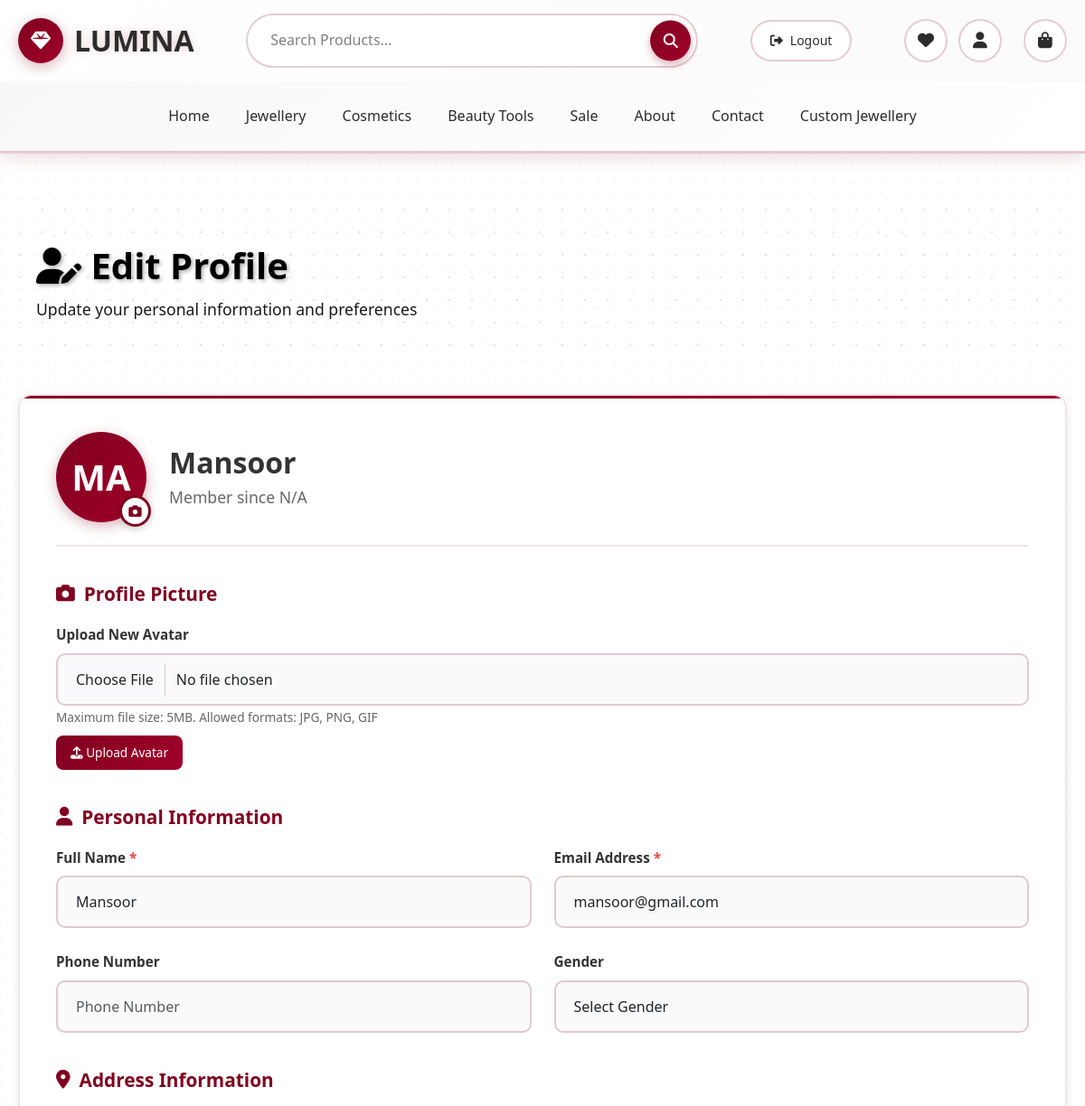
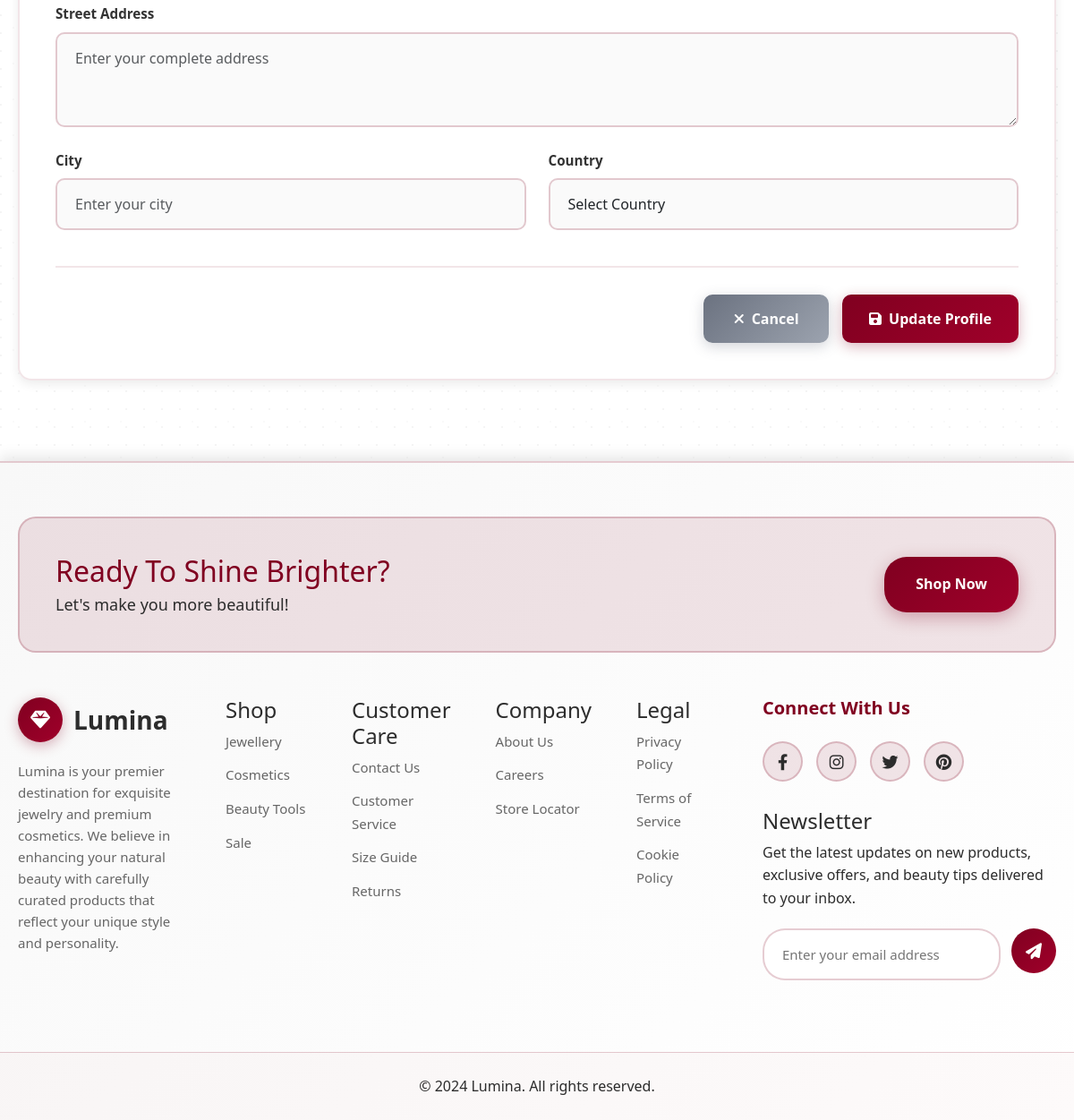
/account/edit_profile.php (signed in), run on the app's committed database (2 pictures, top to bottom).
### tables this page shows
CREATE TABLE `user_acc` (
  `id` int(255) NOT NULL,
  `avatar` varchar(300) NOT NULL,
  `name` varchar(255) NOT NULL,
  `email` varchar(255) NOT NULL,
  `phone` varchar(20) NOT NULL,
  `address` varchar(250) NOT NULL,
  `city` varchar(100) NOT NULL,
  `country` varchar(150) NOT NULL,
  `gender` varchar(100) NOT NULL,
  `password` varchar(225) NOT NULL
);

### account/edit_profile.php (the view, shortened to what this page needs)
<?php include '../includes/header.php'; ?>
<!DOCTYPE html>
<html lang="en">
<head>
  <link rel="stylesheet" href="https://cdn.jsdelivr.net/npm/bootstrap-icons@1.11.1/font/bootstrap-icons.css">
  <link href="https://cdnjs.cloudflare.com/ajax/libs/font-awesome/6.4.0/css/all.min.css" rel="stylesheet">
</head>
<body>
<div class="edit-wrapper">
  <div class="container">
    <?php
    include '../includes/connection.php';
    if (isset($_SESSION['user_id'])) {
      $user_id = $_SESSION['user_id'];
      $user_query = "SELECT * FROM user_acc WHERE id='$user_id'";
      $user_result = mysqli_query($conn, $user_query);
      $user_data = mysqli_fetch_assoc($user_result);
      if ($user_data) {
        echo '<div class="page-header">
                <div class="container">
                  <h1><i class="fas fa-user-edit"></i> Edit Profile</h1>
                  <p>Update your personal information and preferences</p>
                </div>
              </div>';
        ?>
        <div class='edit-card'>
          <div class='profile-header'>
            <div class='profile-avatar'>
              <?php
              if (isset($user_data['avatar']) && !empty($user_data['avatar']) && file_exists('../' . $user_data['avatar'])): ?>
                <img src="../<?php echo htmlspecialchars($user_data['avatar']); ?>" alt="Profile Avatar">
              <?php else: ?>
                <?php echo strtoupper(substr($user_data['name'], 0, 2)); ?>
              <?php endif; ?>
              <div class='avatar-upload'>
                <i class="fas fa-camera"></i>
              </div>
            </div>
            <div class='profile-info'>
              <h2><?php echo htmlspecialchars($user_data['name']); ?></h2>
              <p>Member since <?php echo isset($user_data['created_at']) ? date('F Y', strtotime($user_data['created_at'])) : 'N/A'; ?></p>
            </div>
          </div>
          <form method="POST" enctype="multipart/form-data" class="avatar-form">
            <div class="form-section">
              <h3 class="section-title">
                <i class="fas fa-camera"></i> Profile Picture
              </h3>
              <div class="form-row">
                <div class="form-group">
                  <label for="avatar">Upload New Avatar</label>
                  <input type="file" id="avatar" name="avatar" class="form-control" accept="image/*" required>
                  <small style="color: #666; font-size: 0.85rem;">Maximum file size: 5MB. Allowed formats: JPG, PNG, GIF</small>
                  <br>
                  <button type="submit" name="upload_avatar" class="upload-btn">
                    <i class="fas fa-upload"></i> Upload Avatar
                  </button>
                </div>
              </div>
            </div>
          </form>
          <form method="POST" id="profileForm">
            <div class="form-section">
              <h3 class="section-title">
                <i class="fas fa-user"></i> Personal Information
              </h3>
              <div class="form-row">
                <div class="form-group">
                  <label for="name">Full Name <span class="required">*</span></label>
                  <input type="text" id="name" name="name" class="form-control"
                         value="<?php echo htmlspecialchars($user_data['name']); ?>" required
                         placeholder="Full Name">
                </div>
                <div class="form-group">
                  <label for="email">Email Address <span class="required">*</span></label>
                  <input type="email" id="email" name="email" class="form-control"
                         value="<?php echo htmlspecialchars($user_data['email']); ?>" required
                         placeholder="Email Address">
                </div>
              </div>
              <div class="form-row">
                <div class="form-group">
                  <label for="phone">Phone Number</label>
                  <input type="tel" id="phone" name="phone" class="form-control" pattern="[0-9+\-\s()]*"
                  value="<?php echo isset($user_data['phone']) ? htmlspecialchars($user_data['phone']) : ''; ?>"
                  placeholder="Phone Number">
                </div>
                <div class="form-group">
                  <label for="gender">Gender</label>
                  <select id="gender" name="gender" class="form-control">
                    <option value="">Select Gender</option>
                  </select>
                </div>
              </div>
            </div>
            <div class="form-section">
              <h3 class="section-title">
                <i class="fas fa-map-marker-alt"></i> Address Information
              </h3>
              <div class="form-row">
                <div class="form-group" style="grid-column: 1 / -1;">
                  <label for="address">Street Address</label>
                  <textarea id="address" name="address" class="form-control" rows="3"
                            placeholder="Enter your complete address"><?php echo isset($user_data['address']) ? htmlspecialchars($user_data['address']) : ''; ?></textarea>
                </div>
              </div>
              <div class="form-row">
                <div class="form-group">
                  <label for="city">City</label>
                  <input type="text" id="city" name="city" class="form-control"
                         value="<?php echo isset($user_data['city']) ? htmlspecialchars($user_data['city']) : ''; ?>"
                         placeholder="Enter your city">
                </div>
                <div class="form-group">
                  <label for="country">Country</label>
                  <select id="country" name="country" class="form-control">
                    <option value="">Select Country</option>
                  </select>
                </div>
              </div>
            </div>
            <div class="form-actions">
              <a href="../account/account.php" class="btn btn-secondary">
                <i class="fas fa-times"></i> Cancel
              </a>
              <button type="submit" name="update_profile" class="btn btn-primary" id="submitBtn">
                <i class="fas fa-save"></i> Update Profile
              </button>
            </div>
          </form>
        </div>
        <?php
      }
    }
    ?>
  </div>
</div>
</body>
</html>
<?php include '../includes/footer.php'; ?>

### includes/header.php (style rules this page uses)
* { margin: 0; padding: 0; box-sizing: border-box; }
body { font-family: 'Georgia', serif; line-height: 1.6; color: #2c2c2c; background: linear-gradient(135deg, #ffffff 0%, #f8f8f8 50%, #ffffff 100%); min-height: 100vh; }
.container { max-width: 1200px; margin: 0 auto; padding: 0 20px; }

### data on the page
user_acc: name "MA", name "Mansoor", email "mansoor@gmail.com"
